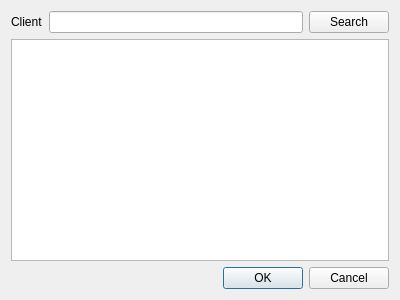
<?xml version="1.0" encoding="UTF-8"?>
<ui version="4.0">
 <class>ClientDialog</class>
 <widget class="QDialog" name="ClientDialog">
  <property name="geometry">
   <rect>
    <x>0</x>
    <y>0</y>
    <width>400</width>
    <height>300</height>
   </rect>
  </property>
  <property name="windowTitle">
   <string>Dialog</string>
  </property>
  <layout class="QVBoxLayout" name="verticalLayout_2">
   <item>
    <layout class="QVBoxLayout" name="verticalLayout">
     <item>
      <layout class="QHBoxLayout" name="horizontalLayout">
       <item>
        <widget class="QLabel" name="label">
         <property name="text">
          <string>Client</string>
         </property>
        </widget>
       </item>
       <item>
        <widget class="QLineEdit" name="lineEdit"/>
       </item>
       <item>
        <widget class="QPushButton" name="searchPushButton">
         <property name="text">
          <string>Search</string>
         </property>
        </widget>
       </item>
      </layout>
     </item>
     <item>
      <widget class="QTreeView" name="treeView">
       <property name="editTriggers">
        <set>QAbstractItemView::NoEditTriggers</set>
       </property>
       <property name="rootIsDecorated">
        <bool>false</bool>
       </property>
      </widget>
     </item>
    </layout>
   </item>
   <item>
    <widget class="QDialogButtonBox" name="buttonBox">
     <property name="orientation">
      <enum>Qt::Horizontal</enum>
     </property>
     <property name="standardButtons">
      <set>QDialogButtonBox::Cancel|QDialogButtonBox::Ok</set>
     </property>
    </widget>
   </item>
  </layout>
 </widget>
 <resources/>
 <connections>
  <connection>
   <sender>buttonBox</sender>
   <signal>accepted()</signal>
   <receiver>ClientDialog</receiver>
   <slot>accept()</slot>
   <hints>
    <hint type="sourcelabel">
     <x>248</x>
     <y>254</y>
    </hint>
    <hint type="destinationlabel">
     <x>157</x>
     <y>274</y>
    </hint>
   </hints>
  </connection>
  <connection>
   <sender>buttonBox</sender>
   <signal>rejected()</signal>
   <receiver>ClientDialog</receiver>
   <slot>reject()</slot>
   <hints>
    <hint type="sourcelabel">
     <x>316</x>
     <y>260</y>
    </hint>
    <hint type="destinationlabel">
     <x>286</x>
     <y>274</y>
    </hint>
   </hints>
  </connection>
 </connections>
</ui>
